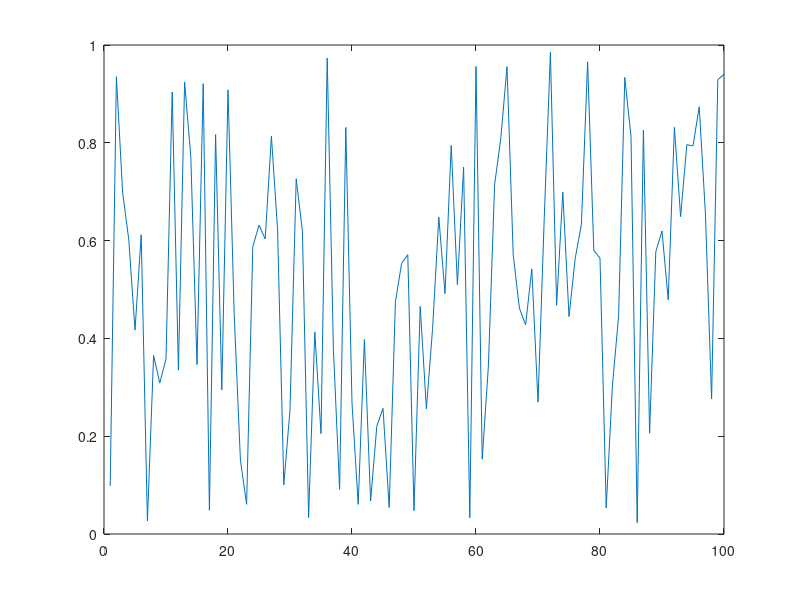
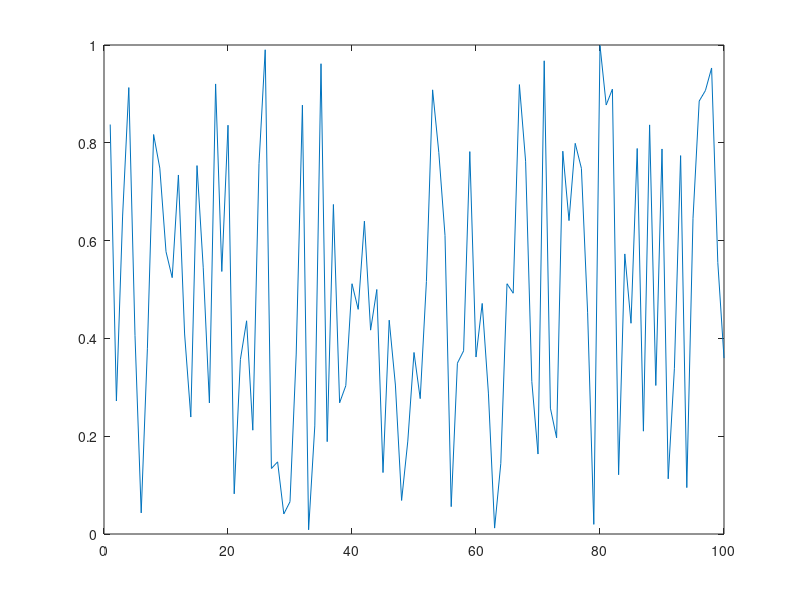

Source code (MATLAB) for these figures, in order: (Note: this script raises an error after producing the figures.)
function cprintfig(varargin)
figure(2); plot(rand(1,100));
figure(1); plot(rand(1,100));
drawnow;
set(0,'currentfigure',2);
%figure(2); %This works. 
gcf
cprintf('blue','Figure now %d\n',gcf);
gcf
plot(rand(1,100),'r'); %Ths is in figure 1 !
